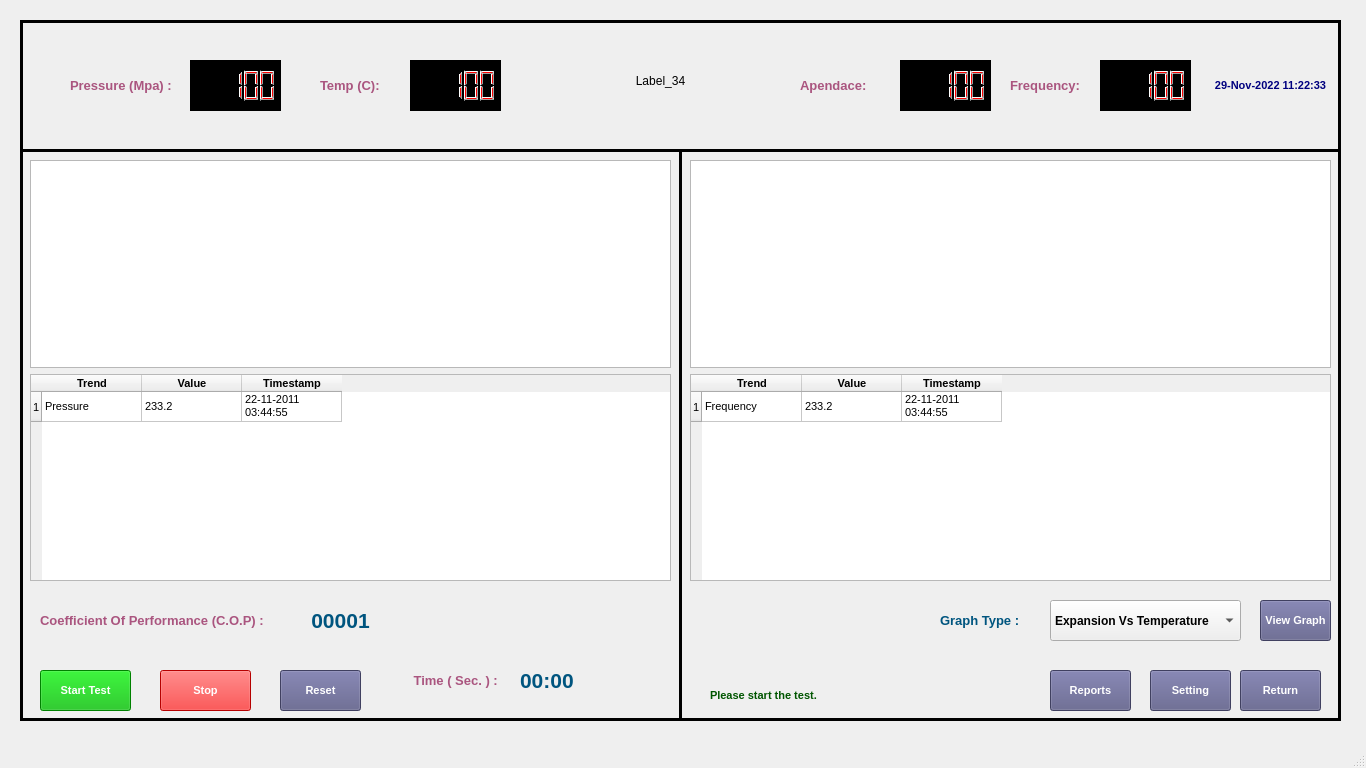
<?xml version="1.0" encoding="UTF-8"?>
<ui version="4.0">
 <class>MainWindow</class>
 <widget class="QMainWindow" name="MainWindow">
  <property name="geometry">
   <rect>
    <x>0</x>
    <y>0</y>
    <width>1366</width>
    <height>768</height>
   </rect>
  </property>
  <property name="windowTitle">
   <string>MainWindow</string>
  </property>
  <widget class="QWidget" name="centralwidget">
   <widget class="QFrame" name="frame">
    <property name="geometry">
     <rect>
      <x>20</x>
      <y>20</y>
      <width>1321</width>
      <height>701</height>
     </rect>
    </property>
    <property name="frameShape">
     <enum>QFrame::Box</enum>
    </property>
    <property name="frameShadow">
     <enum>QFrame::Plain</enum>
    </property>
    <property name="lineWidth">
     <number>3</number>
    </property>
    <widget class="QLabel" name="label">
     <property name="geometry">
      <rect>
       <x>520</x>
       <y>30</y>
       <width>241</width>
       <height>61</height>
      </rect>
     </property>
     <property name="text">
      <string>Label_34</string>
     </property>
     <property name="alignment">
      <set>Qt::AlignCenter</set>
     </property>
    </widget>
    <widget class="QLabel" name="label_2">
     <property name="geometry">
      <rect>
       <x>50</x>
       <y>40</y>
       <width>111</width>
       <height>51</height>
      </rect>
     </property>
     <property name="font">
      <font>
       <family>Arial</family>
       <pointsize>10</pointsize>
       <weight>75</weight>
       <bold>true</bold>
      </font>
     </property>
     <property name="styleSheet">
      <string notr="true">color: rgb(170, 85, 127);</string>
     </property>
     <property name="text">
      <string>Pressure (Mpa) :</string>
     </property>
    </widget>
    <widget class="QLabel" name="label_3">
     <property name="geometry">
      <rect>
       <x>300</x>
       <y>40</y>
       <width>81</width>
       <height>51</height>
      </rect>
     </property>
     <property name="font">
      <font>
       <family>Arial</family>
       <pointsize>10</pointsize>
       <weight>75</weight>
       <bold>true</bold>
      </font>
     </property>
     <property name="styleSheet">
      <string notr="true">color: rgb(170, 85, 127);</string>
     </property>
     <property name="text">
      <string>Temp (C):</string>
     </property>
    </widget>
    <widget class="QLCDNumber" name="lcdNumber_2">
     <property name="geometry">
      <rect>
       <x>170</x>
       <y>40</y>
       <width>91</width>
       <height>51</height>
      </rect>
     </property>
     <property name="styleSheet">
      <string notr="true">background-color: rgb(0, 0, 0);
font: 10pt &quot;MS Sans Serif&quot;;
color: rgb(255, 0, 0);</string>
     </property>
     <property name="smallDecimalPoint">
      <bool>false</bool>
     </property>
     <property name="value" stdset="0">
      <double>100.000000000000000</double>
     </property>
     <property name="intValue" stdset="0">
      <number>100</number>
     </property>
    </widget>
    <widget class="QLCDNumber" name="lcdNumber">
     <property name="geometry">
      <rect>
       <x>390</x>
       <y>40</y>
       <width>91</width>
       <height>51</height>
      </rect>
     </property>
     <property name="styleSheet">
      <string notr="true">background-color: rgb(0, 0, 0);
font: 10pt &quot;MS Sans Serif&quot;;
color: rgb(255, 0, 0);</string>
     </property>
     <property name="smallDecimalPoint">
      <bool>false</bool>
     </property>
     <property name="value" stdset="0">
      <double>100.000000000000000</double>
     </property>
     <property name="intValue" stdset="0">
      <number>100</number>
     </property>
    </widget>
    <widget class="QLabel" name="label_4">
     <property name="geometry">
      <rect>
       <x>780</x>
       <y>40</y>
       <width>81</width>
       <height>51</height>
      </rect>
     </property>
     <property name="font">
      <font>
       <family>Arial</family>
       <pointsize>10</pointsize>
       <weight>75</weight>
       <bold>true</bold>
      </font>
     </property>
     <property name="styleSheet">
      <string notr="true">color: rgb(170, 85, 127);</string>
     </property>
     <property name="text">
      <string>Apendace:</string>
     </property>
    </widget>
    <widget class="QLCDNumber" name="lcdNumber_3">
     <property name="geometry">
      <rect>
       <x>880</x>
       <y>40</y>
       <width>91</width>
       <height>51</height>
      </rect>
     </property>
     <property name="styleSheet">
      <string notr="true">background-color: rgb(0, 0, 0);
font: 10pt &quot;MS Sans Serif&quot;;
color: rgb(255, 0, 0);</string>
     </property>
     <property name="smallDecimalPoint">
      <bool>false</bool>
     </property>
     <property name="value" stdset="0">
      <double>100.000000000000000</double>
     </property>
     <property name="intValue" stdset="0">
      <number>100</number>
     </property>
    </widget>
    <widget class="QLabel" name="label_5">
     <property name="geometry">
      <rect>
       <x>990</x>
       <y>40</y>
       <width>81</width>
       <height>51</height>
      </rect>
     </property>
     <property name="font">
      <font>
       <family>Arial</family>
       <pointsize>10</pointsize>
       <weight>75</weight>
       <bold>true</bold>
      </font>
     </property>
     <property name="styleSheet">
      <string notr="true">color: rgb(170, 85, 127);</string>
     </property>
     <property name="text">
      <string>Frequency:</string>
     </property>
    </widget>
    <widget class="QLCDNumber" name="lcdNumber_4">
     <property name="geometry">
      <rect>
       <x>1080</x>
       <y>40</y>
       <width>91</width>
       <height>51</height>
      </rect>
     </property>
     <property name="styleSheet">
      <string notr="true">background-color: rgb(0, 0, 0);
font: 10pt &quot;MS Sans Serif&quot;;
color: rgb(255, 0, 0);</string>
     </property>
     <property name="smallDecimalPoint">
      <bool>false</bool>
     </property>
     <property name="value" stdset="0">
      <double>100.000000000000000</double>
     </property>
     <property name="intValue" stdset="0">
      <number>100</number>
     </property>
    </widget>
    <widget class="Line" name="line_18">
     <property name="geometry">
      <rect>
       <x>650</x>
       <y>130</y>
       <width>20</width>
       <height>571</height>
      </rect>
     </property>
     <property name="frameShadow">
      <enum>QFrame::Plain</enum>
     </property>
     <property name="lineWidth">
      <number>3</number>
     </property>
     <property name="orientation">
      <enum>Qt::Vertical</enum>
     </property>
    </widget>
    <widget class="Line" name="line">
     <property name="geometry">
      <rect>
       <x>-10</x>
       <y>110</y>
       <width>1851</width>
       <height>41</height>
      </rect>
     </property>
     <property name="frameShadow">
      <enum>QFrame::Plain</enum>
     </property>
     <property name="lineWidth">
      <number>3</number>
     </property>
     <property name="orientation">
      <enum>Qt::Horizontal</enum>
     </property>
    </widget>
    <widget class="QLabel" name="label_6">
     <property name="geometry">
      <rect>
       <x>1180</x>
       <y>50</y>
       <width>141</width>
       <height>31</height>
      </rect>
     </property>
     <property name="font">
      <font>
       <family>Arial</family>
       <pointsize>8</pointsize>
       <weight>75</weight>
       <bold>true</bold>
      </font>
     </property>
     <property name="styleSheet">
      <string notr="true">color: rgb(0, 0, 127);</string>
     </property>
     <property name="text">
      <string>29-Nov-2022 11:22:33</string>
     </property>
     <property name="alignment">
      <set>Qt::AlignCenter</set>
     </property>
    </widget>
    <widget class="QWidget" name="layoutWidget">
     <property name="geometry">
      <rect>
       <x>670</x>
       <y>140</y>
       <width>641</width>
       <height>421</height>
      </rect>
     </property>
     <layout class="QGridLayout" name="gridLayout_2">
      <item row="0" column="0">
       <widget class="QGraphicsView" name="graphicsView_2"/>
      </item>
      <item row="1" column="0">
       <widget class="QTableWidget" name="tableWidget_2">
        <row>
         <property name="text">
          <string>1</string>
         </property>
         <property name="font">
          <font>
           <family>Arial</family>
           <pointsize>8</pointsize>
          </font>
         </property>
        </row>
        <column>
         <property name="text">
          <string>Trend</string>
         </property>
         <property name="font">
          <font>
           <family>Arial</family>
           <pointsize>8</pointsize>
           <weight>75</weight>
           <bold>true</bold>
          </font>
         </property>
        </column>
        <column>
         <property name="text">
          <string>Value</string>
         </property>
         <property name="font">
          <font>
           <family>Arial</family>
           <pointsize>8</pointsize>
           <weight>75</weight>
           <bold>true</bold>
          </font>
         </property>
        </column>
        <column>
         <property name="text">
          <string>Timestamp</string>
         </property>
         <property name="font">
          <font>
           <family>Arial</family>
           <pointsize>8</pointsize>
           <weight>75</weight>
           <bold>true</bold>
          </font>
         </property>
        </column>
        <item row="0" column="0">
         <property name="text">
          <string>Frequency</string>
         </property>
         <property name="font">
          <font>
           <family>Arial</family>
           <pointsize>8</pointsize>
          </font>
         </property>
        </item>
        <item row="0" column="1">
         <property name="text">
          <string>233.2</string>
         </property>
         <property name="font">
          <font>
           <family>Arial</family>
           <pointsize>8</pointsize>
          </font>
         </property>
        </item>
        <item row="0" column="2">
         <property name="text">
          <string>22-11-2011 03:44:55</string>
         </property>
         <property name="font">
          <font>
           <family>Arial</family>
           <pointsize>8</pointsize>
          </font>
         </property>
        </item>
       </widget>
      </item>
     </layout>
    </widget>
    <widget class="QPushButton" name="pushButton_9">
     <property name="geometry">
      <rect>
       <x>140</x>
       <y>650</y>
       <width>91</width>
       <height>41</height>
      </rect>
     </property>
     <property name="font">
      <font>
       <family>Arial</family>
       <pointsize>8</pointsize>
       <weight>75</weight>
       <bold>true</bold>
      </font>
     </property>
     <property name="styleSheet">
      <string notr="true">color: rgb(255, 255, 255);
background-color: rgb(255, 0, 0);</string>
     </property>
     <property name="text">
      <string>Stop</string>
     </property>
    </widget>
    <widget class="QPushButton" name="pushButton_4">
     <property name="geometry">
      <rect>
       <x>20</x>
       <y>650</y>
       <width>91</width>
       <height>41</height>
      </rect>
     </property>
     <property name="font">
      <font>
       <family>Arial</family>
       <pointsize>8</pointsize>
       <weight>75</weight>
       <bold>true</bold>
      </font>
     </property>
     <property name="styleSheet">
      <string notr="true">color: rgb(255, 255, 255);
background-color: rgb(0, 180, 0);</string>
     </property>
     <property name="text">
      <string>Start Test</string>
     </property>
    </widget>
    <widget class="QPushButton" name="pushButton_15">
     <property name="geometry">
      <rect>
       <x>1220</x>
       <y>650</y>
       <width>81</width>
       <height>41</height>
      </rect>
     </property>
     <property name="font">
      <font>
       <family>Arial</family>
       <pointsize>8</pointsize>
       <weight>75</weight>
       <bold>true</bold>
      </font>
     </property>
     <property name="styleSheet">
      <string notr="true">background-color: rgb(90, 90, 134);
color: rgb(255, 255, 255);</string>
     </property>
     <property name="text">
      <string>Return</string>
     </property>
    </widget>
    <widget class="QLabel" name="label_15">
     <property name="geometry">
      <rect>
       <x>690</x>
       <y>660</y>
       <width>311</width>
       <height>31</height>
      </rect>
     </property>
     <property name="font">
      <font>
       <family>Arial</family>
       <pointsize>8</pointsize>
       <weight>75</weight>
       <bold>true</bold>
      </font>
     </property>
     <property name="styleSheet">
      <string notr="true">color: rgb(0, 85, 0);</string>
     </property>
     <property name="text">
      <string>Please start the test.</string>
     </property>
     <property name="alignment">
      <set>Qt::AlignLeading|Qt::AlignLeft|Qt::AlignVCenter</set>
     </property>
    </widget>
    <widget class="QComboBox" name="comboBox">
     <property name="geometry">
      <rect>
       <x>1030</x>
       <y>580</y>
       <width>191</width>
       <height>41</height>
      </rect>
     </property>
     <property name="font">
      <font>
       <family>Arial</family>
       <weight>75</weight>
       <bold>true</bold>
      </font>
     </property>
     <item>
      <property name="text">
       <string>Expansion Vs Temperature</string>
      </property>
     </item>
     <item>
      <property name="text">
       <string>Temperature Vs Time</string>
      </property>
     </item>
     <item>
      <property name="text">
       <string>Pressure Vs Time</string>
      </property>
     </item>
    </widget>
    <widget class="QPushButton" name="pushButton_16">
     <property name="geometry">
      <rect>
       <x>1240</x>
       <y>580</y>
       <width>71</width>
       <height>41</height>
      </rect>
     </property>
     <property name="font">
      <font>
       <family>Arial</family>
       <pointsize>8</pointsize>
       <weight>75</weight>
       <bold>true</bold>
      </font>
     </property>
     <property name="styleSheet">
      <string notr="true">background-color: rgb(90, 90, 134);
color: rgb(255, 255, 255);</string>
     </property>
     <property name="text">
      <string>View Graph</string>
     </property>
    </widget>
    <widget class="QWidget" name="layoutWidget">
     <property name="geometry">
      <rect>
       <x>10</x>
       <y>140</y>
       <width>641</width>
       <height>421</height>
      </rect>
     </property>
     <layout class="QGridLayout" name="gridLayout">
      <item row="0" column="0">
       <widget class="QGraphicsView" name="graphicsView"/>
      </item>
      <item row="1" column="0">
       <widget class="QTableWidget" name="tableWidget">
        <row>
         <property name="text">
          <string>1</string>
         </property>
         <property name="font">
          <font>
           <family>Arial</family>
           <pointsize>8</pointsize>
          </font>
         </property>
        </row>
        <column>
         <property name="text">
          <string>Trend</string>
         </property>
         <property name="font">
          <font>
           <family>Arial</family>
           <pointsize>8</pointsize>
           <weight>75</weight>
           <bold>true</bold>
          </font>
         </property>
        </column>
        <column>
         <property name="text">
          <string>Value</string>
         </property>
         <property name="font">
          <font>
           <family>Arial</family>
           <pointsize>8</pointsize>
           <weight>75</weight>
           <bold>true</bold>
          </font>
         </property>
        </column>
        <column>
         <property name="text">
          <string>Timestamp</string>
         </property>
         <property name="font">
          <font>
           <family>Arial</family>
           <pointsize>8</pointsize>
           <weight>75</weight>
           <bold>true</bold>
          </font>
         </property>
        </column>
        <item row="0" column="0">
         <property name="text">
          <string>Pressure</string>
         </property>
         <property name="font">
          <font>
           <family>Arial</family>
           <pointsize>8</pointsize>
          </font>
         </property>
        </item>
        <item row="0" column="1">
         <property name="text">
          <string>233.2</string>
         </property>
         <property name="font">
          <font>
           <family>Arial</family>
           <pointsize>8</pointsize>
          </font>
         </property>
        </item>
        <item row="0" column="2">
         <property name="text">
          <string>22-11-2011 03:44:55</string>
         </property>
         <property name="font">
          <font>
           <family>Arial</family>
           <pointsize>8</pointsize>
          </font>
         </property>
        </item>
       </widget>
      </item>
     </layout>
    </widget>
    <widget class="QPushButton" name="pushButton_17">
     <property name="geometry">
      <rect>
       <x>1130</x>
       <y>650</y>
       <width>81</width>
       <height>41</height>
      </rect>
     </property>
     <property name="font">
      <font>
       <family>Arial</family>
       <pointsize>8</pointsize>
       <weight>75</weight>
       <bold>true</bold>
      </font>
     </property>
     <property name="styleSheet">
      <string notr="true">background-color: rgb(90, 90, 134);
color: rgb(255, 255, 255);</string>
     </property>
     <property name="text">
      <string>Setting</string>
     </property>
    </widget>
    <widget class="QPushButton" name="pushButton_18">
     <property name="geometry">
      <rect>
       <x>1030</x>
       <y>650</y>
       <width>81</width>
       <height>41</height>
      </rect>
     </property>
     <property name="font">
      <font>
       <family>Arial</family>
       <pointsize>8</pointsize>
       <weight>75</weight>
       <bold>true</bold>
      </font>
     </property>
     <property name="styleSheet">
      <string notr="true">background-color: rgb(90, 90, 134);
color: rgb(255, 255, 255);</string>
     </property>
     <property name="text">
      <string>Reports</string>
     </property>
    </widget>
    <widget class="QPushButton" name="pushButton_19">
     <property name="geometry">
      <rect>
       <x>260</x>
       <y>650</y>
       <width>81</width>
       <height>41</height>
      </rect>
     </property>
     <property name="font">
      <font>
       <family>Arial</family>
       <pointsize>8</pointsize>
       <weight>75</weight>
       <bold>true</bold>
      </font>
     </property>
     <property name="styleSheet">
      <string notr="true">background-color: rgb(90, 90, 134);
color: rgb(255, 255, 255);</string>
     </property>
     <property name="text">
      <string>Reset</string>
     </property>
    </widget>
    <widget class="QLabel" name="label_7">
     <property name="geometry">
      <rect>
       <x>920</x>
       <y>580</y>
       <width>101</width>
       <height>41</height>
      </rect>
     </property>
     <property name="font">
      <font>
       <family>Arial</family>
       <pointsize>10</pointsize>
       <weight>75</weight>
       <bold>true</bold>
      </font>
     </property>
     <property name="styleSheet">
      <string notr="true">color: rgb(0, 85, 127);</string>
     </property>
     <property name="text">
      <string>Graph Type :</string>
     </property>
    </widget>
    <widget class="QLabel" name="label_8">
     <property name="geometry">
      <rect>
       <x>390</x>
       <y>630</y>
       <width>101</width>
       <height>61</height>
      </rect>
     </property>
     <property name="font">
      <font>
       <family>Arial</family>
       <pointsize>10</pointsize>
       <weight>75</weight>
       <bold>true</bold>
      </font>
     </property>
     <property name="styleSheet">
      <string notr="true">color: rgb(170, 85, 127);</string>
     </property>
     <property name="text">
      <string> Time ( Sec. ) :</string>
     </property>
    </widget>
    <widget class="QLabel" name="label_9">
     <property name="geometry">
      <rect>
       <x>500</x>
       <y>630</y>
       <width>71</width>
       <height>61</height>
      </rect>
     </property>
     <property name="font">
      <font>
       <family>Arial</family>
       <pointsize>16</pointsize>
       <weight>75</weight>
       <bold>true</bold>
      </font>
     </property>
     <property name="styleSheet">
      <string notr="true">color: rgb(0, 85, 127);</string>
     </property>
     <property name="text">
      <string>00:00</string>
     </property>
    </widget>
    <widget class="QLabel" name="label_10">
     <property name="geometry">
      <rect>
       <x>20</x>
       <y>580</y>
       <width>241</width>
       <height>41</height>
      </rect>
     </property>
     <property name="font">
      <font>
       <family>Arial</family>
       <pointsize>10</pointsize>
       <weight>75</weight>
       <bold>true</bold>
      </font>
     </property>
     <property name="styleSheet">
      <string notr="true">color: rgb(170, 85, 127);</string>
     </property>
     <property name="text">
      <string>Coefficient Of Performance (C.O.P) :</string>
     </property>
    </widget>
    <widget class="QLabel" name="label_11">
     <property name="geometry">
      <rect>
       <x>260</x>
       <y>580</y>
       <width>121</width>
       <height>41</height>
      </rect>
     </property>
     <property name="font">
      <font>
       <family>Arial</family>
       <pointsize>16</pointsize>
       <weight>75</weight>
       <bold>true</bold>
      </font>
     </property>
     <property name="styleSheet">
      <string notr="true">color: rgb(0, 85, 127);</string>
     </property>
     <property name="text">
      <string>00001</string>
     </property>
     <property name="alignment">
      <set>Qt::AlignCenter</set>
     </property>
    </widget>
   </widget>
  </widget>
  <widget class="QMenuBar" name="menubar">
   <property name="geometry">
    <rect>
     <x>0</x>
     <y>0</y>
     <width>1366</width>
     <height>21</height>
    </rect>
   </property>
  </widget>
  <widget class="QStatusBar" name="statusbar"/>
 </widget>
 <resources/>
 <connections/>
</ui>
